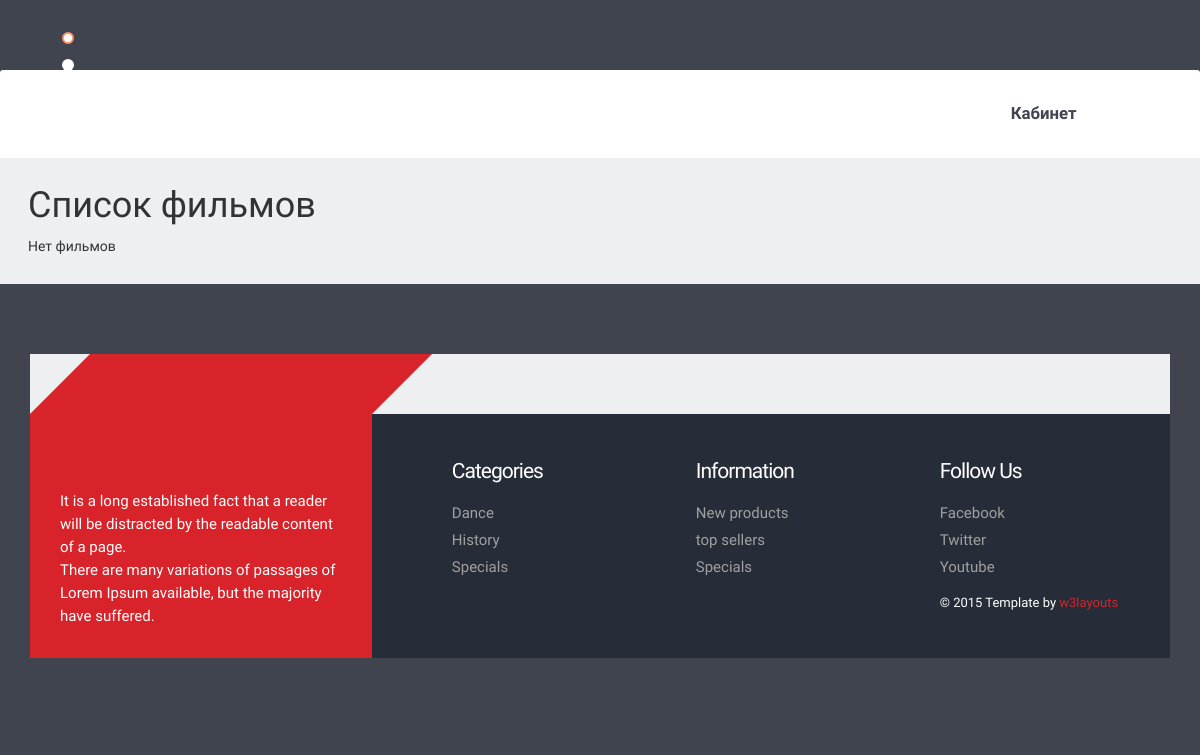
Before: /cinemas/movies/ with the older database file.
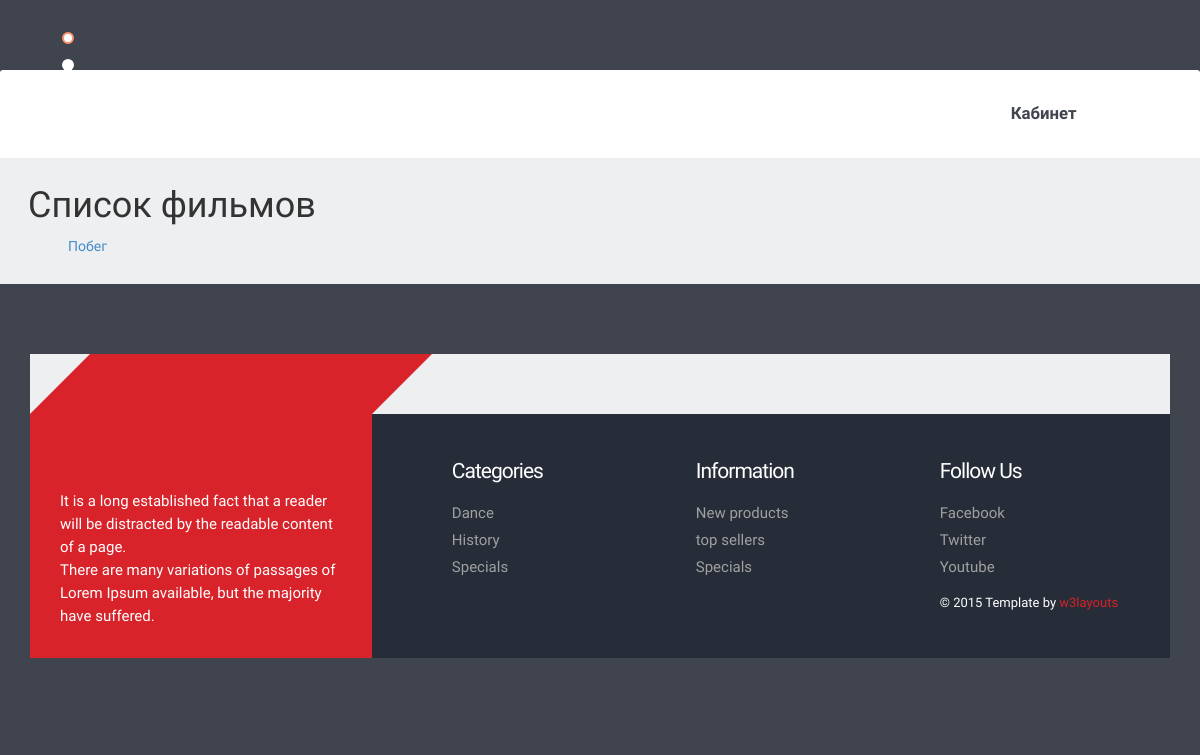
After: the same page with the newer database file.
### core/models.py (models this page shows, shortened)
class Movies(models.Model):
    GENRE_CHOISES = [
        ("DR", "Драма"),
        ("COM", "Комедія"),
        ("ACT", "Бойовик"),
        ("TR", "Трилер"),
        ("HOR", "Жахи"),
        ("Sci", "Фантастика"),
        ("FAN", "Фентезі"),
    ]
    VIDEO_CHOISES= [
        ("2D", "2D"),
        ("3D", "3D"),
        ("imax", "IMAX")
    ]
    id = models.AutoField(primary_key=True)
    seo_block = models.OneToOneField(Block_SEO, on_delete= models.CASCADE, verbose_name= 'Блок СЕО ')
    genre = models.CharField(max_length=11, choices=GENRE_CHOISES, verbose_name= 'Жанр ')
    title = models.CharField(max_length=255, verbose_name= 'Назва')
    url_trailer = models.URLField(verbose_name= 'URL трелера ')
    description = models.TextField(verbose_name= 'Опис ')
    video_type = models.CharField(max_length=5, choices=VIDEO_CHOISES, verbose_name= 'Тип відео ')
    relise_date = models.DateField(verbose_name= 'Дата проката')
    age_limit = models.IntegerField(verbose_name= 'Вікова категорія')
    date = models.DateField(verbose_name= 'Дата')
    picture = models.ForeignKey(Picture, on_delete=models.SET_NULL, null=True, blank=True, verbose_name= 'Зображення')
    class Meta:
        verbose_name = 'Стрічка'
        verbose_name_plural = 'Стрічки'

### core/views.py (the view)
# urls.py: path('movies/', views.movie_list, name='movies'),
def movie_list(request):
    movies_list = Movies.objects.all().order_by('title')
    paginator = Paginator(movies_list, 10)
    page = request.GET.get('page')
    try:
        movies = paginator.page(page)
    except PageNotAnInteger:
        movies = paginator.page(1)
    except EmptyPage:
        movies  = paginator.page(paginator.num_pages)
    context = {'movies':movies}
    return render(request, 'core/movies_list.html',context)

### core/templates/core/movies_list.html (shortened to what this page needs)
{% extends 'main/index.html' %}
{% block content %}
    <h1>Список фильмов</h1>
    {% if movies %}
        <ul>
            {% for movie in movies %}
               {% if movie.seo_block and movie.seo_block.seo_url %}
    <a href="{% url 'movie_detail' movie_slug=movie.seo_block.seo_url %}">{{ movie.title }}</a>
{% else %}
    <li>{{ movie.title }} (нет SEO URL)</li>
{% endif %}
            {% endfor %}
        </ul>
    {% else %}
        <p>Нет фильмов</p>
    {% endif %}
{% endblock %}

Changed rows visible on the page:
added Movies: title "Побег"
Other visible differences:
text no longer shown: "Нет фильмов"
